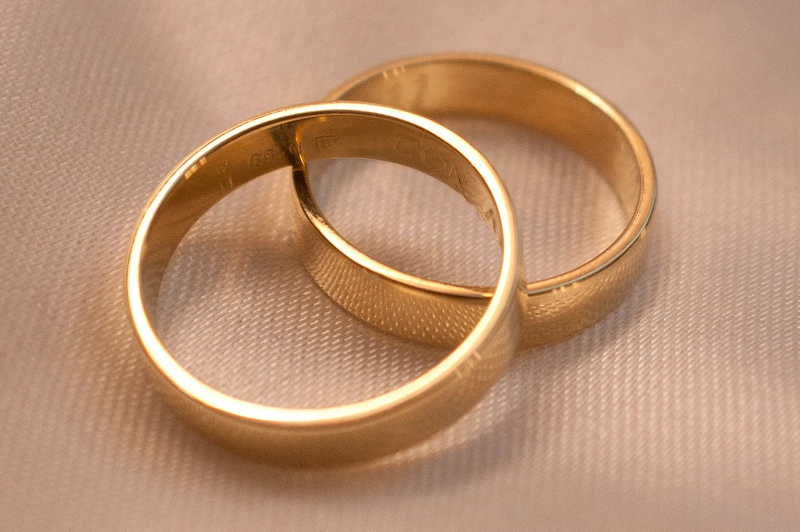
#> input picture photos/alliances-1600.webp, 1600 x 1063 px, given in place of 1613857099378-82352299b436.jpg, which was not available (shown at 1/2 size)
$ python photos2.py ../photos/alliances-1600.webp
#> lines starting #> are read from the running program, lines starting #| are printed output that depends on the picture
# Photos ajoutees le 2026-11-12 pour la mise en page voulue par Sebastien (ses deux maquettes) :
# categories (couteaux) et idees cadeaux par occasion, fonds de l'accueil, logo blanc pour l'en-tete noir.
# Unsplash (licence libre) avant paiement, comme toujours.
# Usage : python -I _source/photos2.py <dossier des photos Unsplash HD>
import os, sys, json
from PIL import Image, ImageOps

SRC = sys.argv[1]
ICI = os.path.dirname(os.path.abspath(__file__))
DST = os.path.join(ICI, '..', 'photos')

PHOTOS = {
    'couteau': '1613857099378-82352299b436',
    'anniversaire': '1607482369189-a53b6e71fa48',
    'fleurs': '1582794543139-8ac9cb0f7b11',
    'alliances': '1622398925373-3f91b1e275f5',
    'ourson': '1556012018-50c5c0da73bf',
    'cadeau-papa': '1635166304779-8ebcfe8e57bd',
    'fond-cadeaux': '1545608444-f045a6db6133',
    'fond-noel': '1575383359917-e585c563a8e3',
}
dims = json.load(open(os.path.join(ICI, 'photos.json')))
#> (reads _source/photos.json from the repository)
for nom, src in PHOTOS.items():
    im = ImageOps.exif_transpose(Image.open(os.path.join(SRC, src + '.jpg'))).convert('RGB')
#> im is the input picture: PIL image 1600x1063 RGB; mean R, G, B 185.5, 145.6, 117.7
    for larg in (1600, 800):
        c = im if im.width <= larg else im.resize((larg, round(im.height * larg / im.width)), Image.LANCZOS)
        c.save(os.path.join(DST, f'{nom}-{larg}.webp'), 'WEBP', quality=78, method=6)
#> this loop made 2 passes
#> pass 2, `c = im if im.width <= larg else im.resize((larg, round(im.height * lar..`:
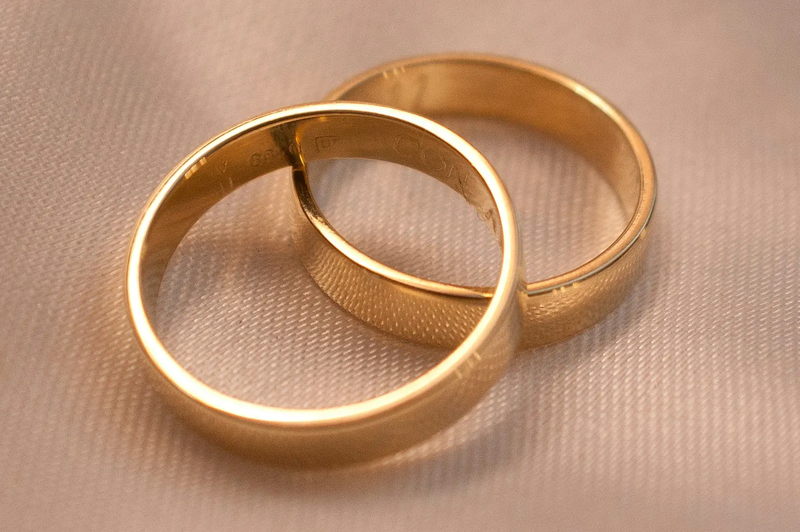
#> c: PIL image 800x532 RGB; mean R, G, B 185.5, 145.6, 117.7
    big = Image.open(os.path.join(DST, f'{nom}-1600.webp'))
    dims[nom] = {'l': big.width, 'h': big.height}
    print(f'{nom:16s} {big.width}x{big.height}')
#| couteau          1600x1063
#> pass 2 of the loop `for nom, src in PHOTOS.items():`:
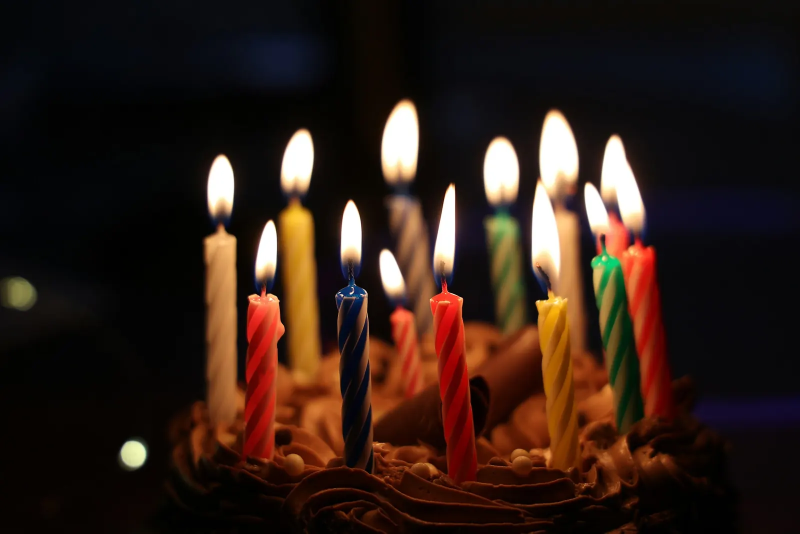
#> input picture photos/anniversaire-1600.webp, 1600 x 1067 px, given in place of 1607482369189-a53b6e71fa48.jpg, which was not available (shown at 1/2 size)
#> im is the input picture: PIL image 1600x1067 RGB; mean R, G, B 48.2, 30.8, 23.1
#> the loop `for larg in (1600, 800):` made 2 passes
#> pass 2, `c = im if im.width <= larg else im.resize((larg, round(im.height * lar..`:
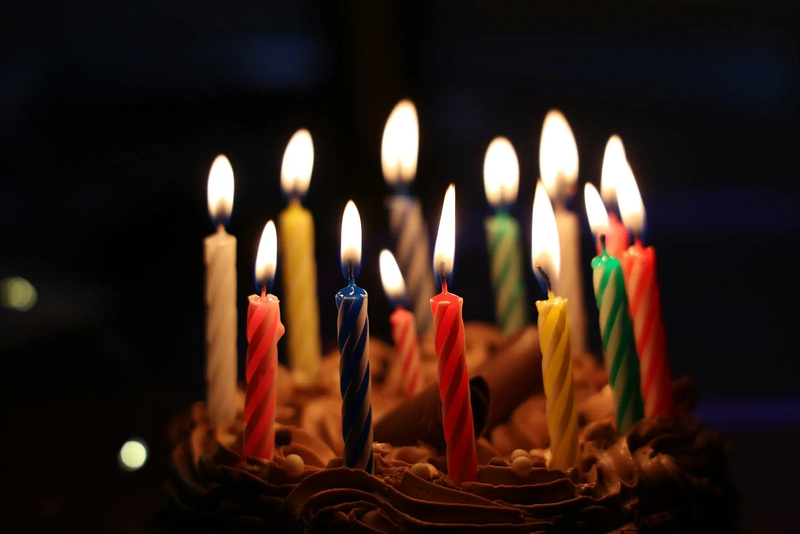
#> c: PIL image 800x534 RGB; mean R, G, B 48.1, 30.8, 23.1
#> big: PIL image 1600x1067 RGB
#| anniversaire     1600x1067
#> (the run stopped early here; a loop or call above may not have finished)
